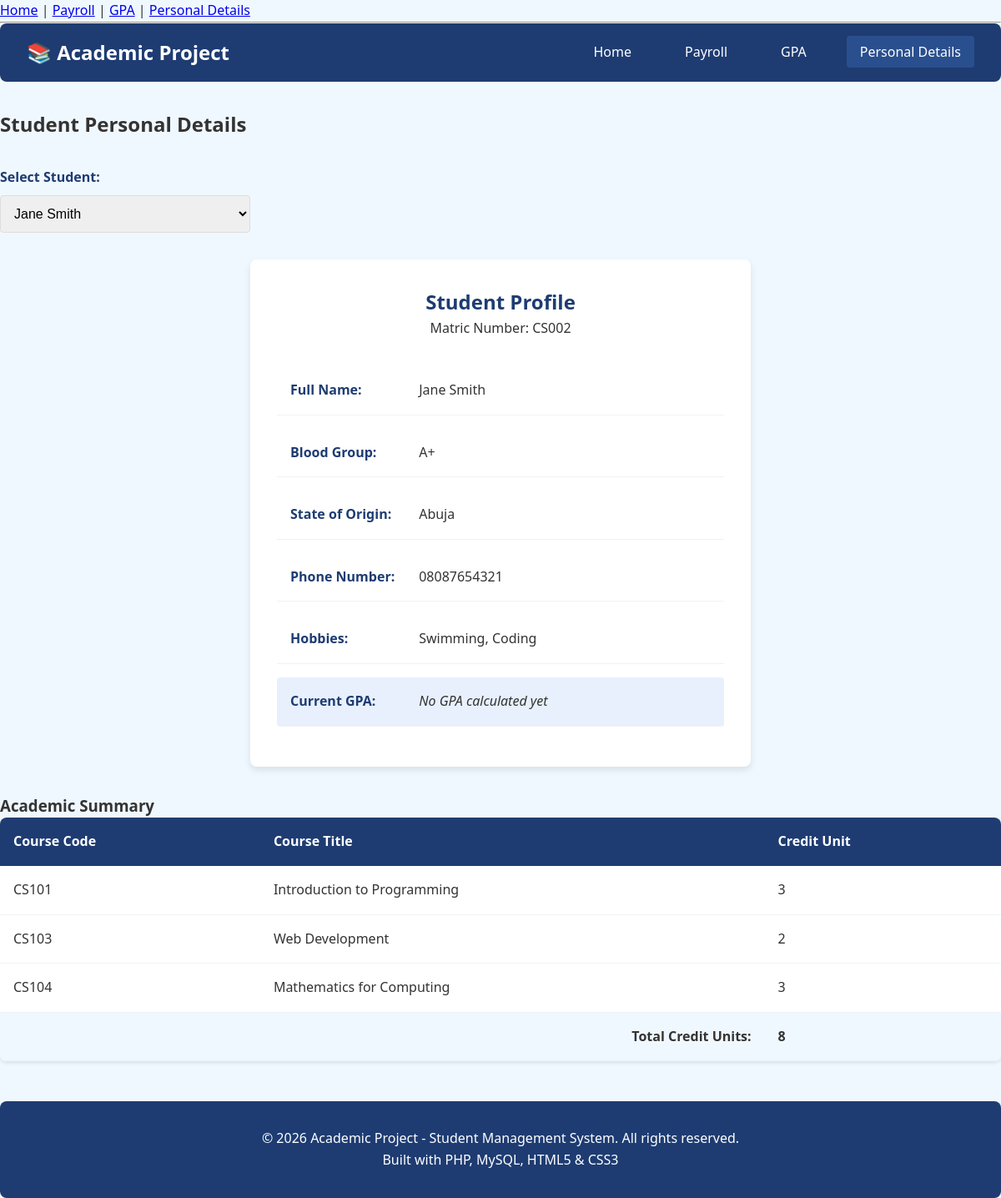
The page /pages/personal_details.php on the database as committed earlier.
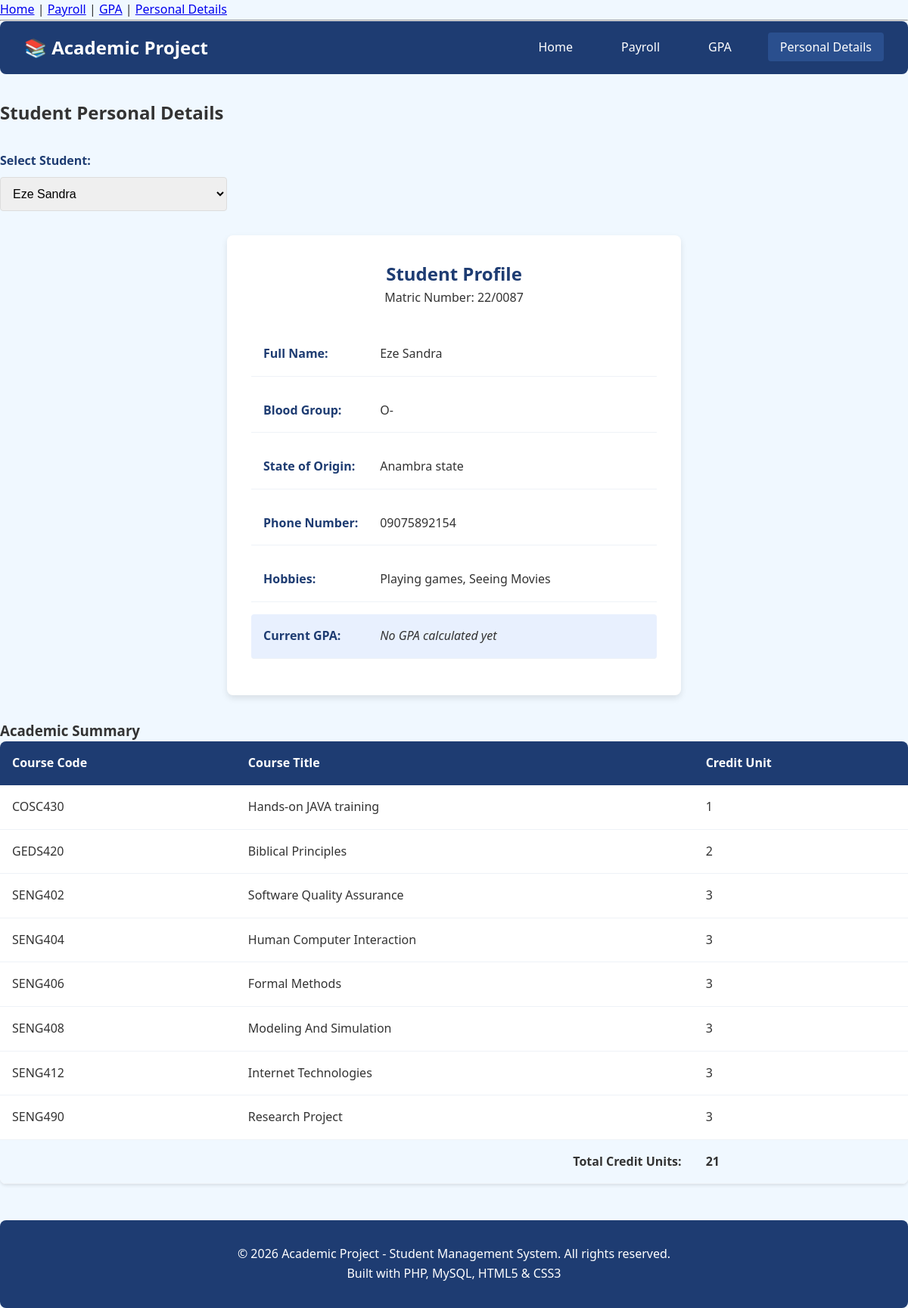
The same page on the database as committed later.
### tables this page shows
CREATE TABLE students (
    id INT PRIMARY KEY AUTO_INCREMENT,
    matric_number VARCHAR(20) UNIQUE NOT NULL,
    name VARCHAR(100) NOT NULL,
    blood_group VARCHAR(5),
    state_of_origin VARCHAR(50),
    phone VARCHAR(15),
    hobbies TEXT,
    created_at TIMESTAMP DEFAULT CURRENT_TIMESTAMP
);

CREATE TABLE courses (
    id INT PRIMARY KEY AUTO_INCREMENT,
    course_code VARCHAR(10) UNIQUE NOT NULL,
    course_title VARCHAR(100) NOT NULL,
    credit_unit INT NOT NULL
);

### pages/personal_details.php (the view)
<?php
require_once '../config/db.php';
include '../includes/header.php';
include '../includes/navbar.php';
$students_query = "SELECT * FROM students ORDER BY name";
$students_result = mysqli_query($conn, $students_query);
$students = [];
if ($students_result) {
    while ($row = mysqli_fetch_assoc($students_result)) {
        $students[] = $row;
    }
}
$selected_student_id = isset($_GET['student_id']) ? (int)$_GET['student_id'] : null;
if ($selected_student_id === null) {
    if (!empty($students)) {
        $selected_student_id = (int)$students[0]['id'];
    } else {
        $selected_student_id = 0;
    }
}
$student = null;
if ($selected_student_id > 0) {
    $student_stmt = mysqli_prepare($conn, "SELECT * FROM students WHERE id = ?");
    if ($student_stmt) {
        mysqli_stmt_bind_param($student_stmt, "i", $selected_student_id);
        mysqli_stmt_execute($student_stmt);
        $student_result = mysqli_stmt_get_result($student_stmt);
        $student = mysqli_fetch_assoc($student_result);
    }
}
$gpa_stmt = mysqli_prepare($conn,
    "SELECT gpa, date_created FROM gpa_records
     WHERE student_id = ?
     ORDER BY date_created DESC LIMIT 1"
);
$gpa_record = null;
if ($selected_student_id > 0 && $gpa_stmt) {
    mysqli_stmt_bind_param($gpa_stmt, "i", $selected_student_id);
    mysqli_stmt_execute($gpa_stmt);
    $gpa_result = mysqli_stmt_get_result($gpa_stmt);
    $gpa_record = mysqli_fetch_assoc($gpa_result);
}
?>
<div style="margin-bottom: 2rem;">
    <h2>Student Personal Details</h2>
    <form method="GET" action="" style="margin: 2rem 0;">
        <div class="form-group" style="max-width: 300px;">
            <label for="student_id">Select Student:</label>
            <select name="student_id" id="student_id" class="form-control" onchange="this.form.submit()">
                <?php if (!empty($students)): ?>
                    <?php foreach ($students as $s): ?>
                        <option value="<?php echo (int)$s['id']; ?>" <?php echo $s['id'] == $selected_student_id ? 'selected' : ''; ?>>
                            <?php echo htmlspecialchars($s['name']); ?>
                        </option>
                    <?php endforeach; ?>
                <?php else: ?>
                    <option value="">No students available</option>
                <?php endif; ?>
            </select>
        </div>
    </form>
    <?php if ($student): ?>
    <div class="profile-card">
        <div class="profile-header">
            <h2>Student Profile</h2>
            <p>Matric Number: <?php echo htmlspecialchars($student['matric_number']); ?></p>
        </div>
        <div class="profile-info">
            <span class="profile-label">Full Name:</span>
            <?php echo htmlspecialchars($student['name']); ?>
        </div>
        <div class="profile-info">
            <span class="profile-label">Blood Group:</span>
            <?php echo htmlspecialchars($student['blood_group'] ?: 'Not specified'); ?>
        </div>
        <div class="profile-info">
            <span class="profile-label">State of Origin:</span>
            <?php echo htmlspecialchars($student['state_of_origin'] ?: 'Not specified'); ?>
        </div>
        <div class="profile-info">
            <span class="profile-label">Phone Number:</span>
            <?php echo htmlspecialchars($student['phone'] ?: 'Not specified'); ?>
        </div>
        <div class="profile-info">
            <span class="profile-label">Hobbies:</span>
            <?php echo htmlspecialchars($student['hobbies'] ?: 'Not specified'); ?>
        </div>
        <div class="profile-info" style="background: #e8f0fe; border-radius: 4px;">
            <span class="profile-label">Current GPA:</span>
            <?php if ($gpa_record): ?>
                <strong><?php echo number_format($gpa_record['gpa'], 2); ?></strong>
                <small>(as of <?php echo date('Y-m-d', strtotime($gpa_record['date_created'])); ?>)</small>
            <?php else: ?>
                <em>No GPA calculated yet</em>
            <?php endif; ?>
        </div>
    </div>
    <div style="margin-top: 2rem;">
        <h3>Academic Summary</h3>
        <table class="table">
            <thead>
                <tr>
                    <th>Course Code</th>
                    <th>Course Title</th>
                    <th>Credit Unit</th>
                </tr>
            </thead>
            <tbody>
                <?php
                $total_credits = 0;
                if ($selected_student_id > 0) {
                    $courses_stmt = mysqli_prepare($conn,
                        "SELECT c.course_code, c.course_title, c.credit_unit
                         FROM courses c
                         JOIN student_courses sc ON c.id = sc.course_id
                         WHERE sc.student_id = ?
                         ORDER BY c.course_code"
                    );
                    if ($courses_stmt) {
                        mysqli_stmt_bind_param($courses_stmt, "i", $selected_student_id);
                        mysqli_stmt_execute($courses_stmt);
                        $courses_result = mysqli_stmt_get_result($courses_stmt);
                        while ($course = mysqli_fetch_assoc($courses_result)) {
                            echo "<tr>";
                            echo "<td>" . htmlspecialchars($course['course_code']) . "</td>";
                            echo "<td>" . htmlspecialchars($course['course_title']) . "</td>";
                            echo "<td>" . htmlspecialchars($course['credit_unit']) . "</td>";
                            echo "</tr>";
                            $total_credits += $course['credit_unit'];
                        }
                    }
                }
                ?>
                <tr style="font-weight: bold; background: #f0f8ff;">
                    <td colspan="2" style="text-align: right;">Total Credit Units:</td>
                    <td><?php echo $total_credits; ?></td>
                </tr>
            </tbody>
        </table>
    </div>
    <?php else: ?>
        <div class="alert alert-error">Student not found.</div>
    <?php endif; ?>
</div>
<?php
include '../includes/footer.php';
?>

Rows that differ between the two databases and show on the page:
no longer on this page (row edited): students: matric_number "CS002", name "Jane Smith", blood_group "A+", state_of_origin "Abuja", phone "08087654321", hobbies "Swimming, Coding"
removed courses: course_code "CS103", course_title "Web Development", credit_unit "2"
added students: matric_number "22/0087", name "Eze Sandra", blood_group "O-", state_of_origin "Anambra state", phone "09075892154", hobbies "Playing games, Seeing Movies"
now on this page (row edited): courses: course_code "COSC430", course_title "Hands-on JAVA training", credit_unit "1"
added courses: course_code "GEDS420", course_title "Biblical Principles", credit_unit "2"
added courses: course_code "SENG402", course_title "Software Quality Assurance", credit_unit "3"
added courses: course_code "SENG404", course_title "Human Computer Interaction", credit_unit "3"
added courses: course_code "SENG406", course_title "Formal Methods", credit_unit "3"
added courses: course_code "SENG408", course_title "Modeling And Simulation", credit_unit "3"
changed courses: course_code "CS101" → "SENG412"; course_title "Introduction to Programming" → "Internet Technologies"
changed courses: course_code "CS104" → "SENG490"; course_title "Mathematics for Computing" → "Research Project"
Other text that changed with them:
form field student_id: "Jane Smith" → "Eze Sandra"
$total_credits: "8" → "21"
